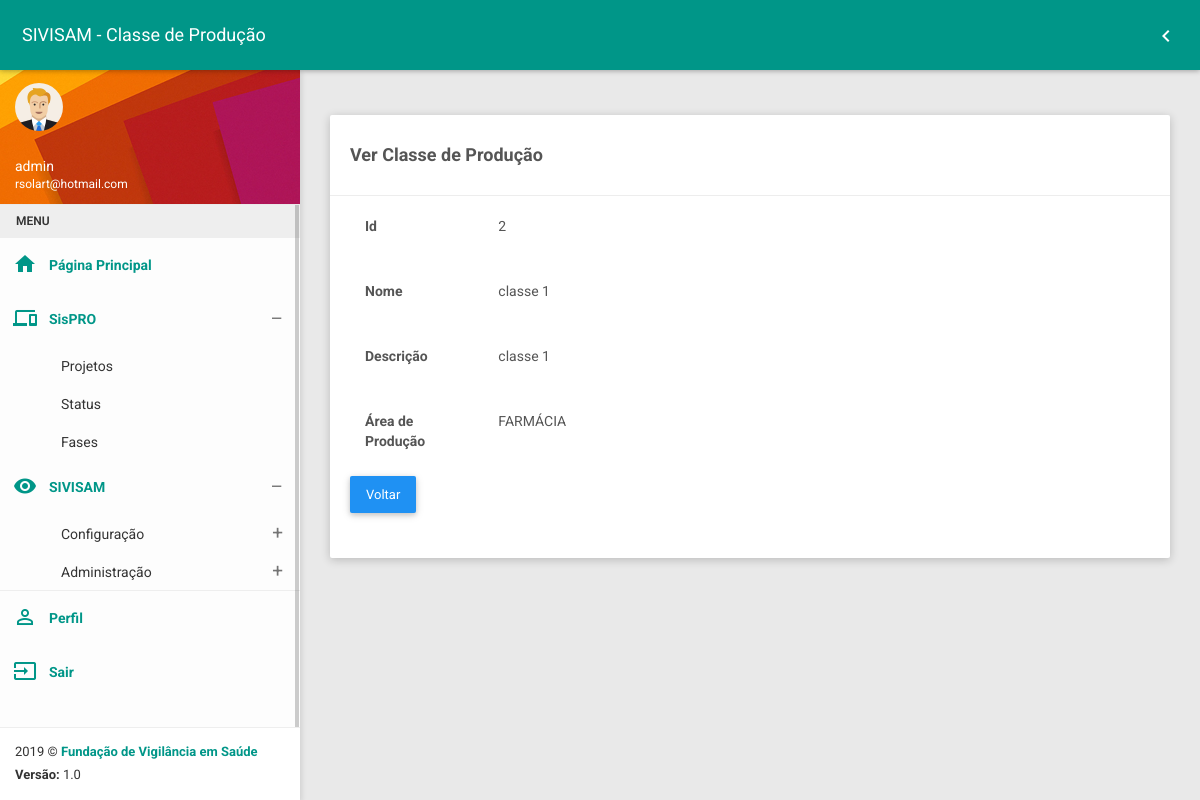
/devisa/classeproducao_view/2 (signed in), run on the app's committed database.
### devisa/models.py (models this page shows, shortened)
class Classeproducao(models.Model):
    cp_nome = models.CharField(verbose_name='nome', max_length=200, default='')
    cp_descricao = models.CharField(verbose_name='descrição', max_length=400, default='')
    area_producao = models.ForeignKey(Areaproducao, on_delete=models.PROTECT)
    class Meta:
        permissions = (
            ('classe_producao_list', 'Pode listar classes de produção'),
            ('classe_producao_create', 'Pode cadastrar classe de produção'),
            ('classe_producao_update', 'Pode editar classe de produção'),
            ('classe_producao_view', 'Pode ver classe de produção'),
            ('classe_producao_delete', 'Pode excluir classe de produção')
        )

class Areaproducao(models.Model):
    ap_nome = models.CharField(verbose_name='nome', max_length=200, default='')
    ap_descricao = models.CharField(verbose_name='descrição', max_length=400, default='')
    class Meta:
        permissions = (
            ('area_producao_list', 'Pode listar áreas de produção'),
            ('area_producao_create', 'Pode cadastrar área de produção'),
            ('area_producao_update', 'Pode editar área de produção'),
            ('area_producao_view', 'Pode ver área de produção'),
            ('area_producao_delete', 'Pode excluir área de produção')
        )
    def __str__(self):
        return self.ap_nome

### devisa/views.py (the view)
# urls.py: path('classeproducao_view/<int:id>', classeproducao_view, name="classeproducao_view"),
@login_required
@permission_required('devisa.classeproducao_view')
def classeproducao_view(request, id):
    model = get_object_or_404(Classeproducao, pk=id)
    return render(request, 'classeproducao/classeproducao_view.html', {'classeproducao': model})

### devisa/templates/classeproducao/classeproducao_view.html (shortened to what this page needs)
{% extends 'base.html' %}
{% load static %}
{% block css %}
    <link href="{% static 'plugins/bootstrap/css/bootstrap.css' %}" rel="stylesheet">
    <link href="{% static 'plugins/node-waves/waves.css' %}" rel="stylesheet" />
    <link href="{% static 'plugins/animate-css/animate.css' %}" rel="stylesheet" />
    <link href="{% static 'plugins/morrisjs/morris.css' %}" rel="stylesheet" />
    <link href="{% static 'css/style.css' %}" rel="stylesheet">
    <link href="{% static 'css/themes/all-themes.css' %}" rel="stylesheet" />
{% endblock %}
{% block title %} SIVISAM - Classe de Produção {% endblock %}
{% block return %}
       <li class="pull-right"><a href="{% url 'classeproducao_list' %}"><i class="material-icons">chevron_left</i></a></li>
{% endblock %}
{% block content %}
<div class="row clearfix">
   <div class="col-lg-12 col-md-12 col-sm-12 col-xs-12">
     <div class="card">
        <div class="header">
            <h4 class="card-title">Ver Classe de Produção</h4>
        </div>
        <div class="body">
            <div class="form-group form-float">
                <label class="col-sm-2 col-form-label">Id</label>
                <div class="col-sm-10"><div class="form-group bmd-form-group is-filled">{{ classeproducao.id }}</div></div>
            </div>
            <div class="form-group form-float">
                <label class="col-sm-2 col-form-label">Nome</label>
                <div class="col-sm-10"><div class="form-group bmd-form-group is-filled">{{ classeproducao.cp_nome }}</div></div>
            </div>
            <div class="form-group form-float">
                <label class="col-sm-2 col-form-label">Descrição</label>
                <div class="col-sm-10"><div class="form-group bmd-form-group is-filled">{{ classeproducao.cp_descricao }}</div></div>
            </div>
            <div class="form-group form-float">
                <label class="col-sm-2 col-form-label">Área de Produção</label>
                <div class="col-sm-10"><div class="form-group bmd-form-group is-filled">{{ classeproducao.area_producao }}</div></div>
            </div>
            <div class="form-group form-float">
                 <a href="{% url 'classeproducao_list' %}" class="btn btn-lg btn-primary">Voltar</a>
            </div>
        </div>
     </div>
   </div>
</div>
{% endblock %}

### templates/base.html (shortened to what this page needs)
{% load static %}
<!DOCTYPE html>
<html>
<head>
    {% block css %}
    {% endblock %}
</head>
<body class="theme-teal">
    <nav class="navbar">
        <div class="container-fluid">
            <div class="navbar-header">
                <a class="navbar-brand" href="javascript:void(0);">{% block title %}{% endblock %}</a>
            </div>
            <div class="collapse navbar-collapse" id="navbar-collapse">
                <ul class="nav navbar-nav navbar-right">
                {% block return %}{% endblock %}
                </ul>
            </div>
        </div>
    </nav>
    <section>
        <aside id="leftsidebar" class="sidebar">
            <div class="user-info">
                <div class="image">
                    <img src="{% static 'images/user.png' %}" width="48" height="48" alt="User" />
                </div>
                <div class="info-container">
                    <div class="name" data-toggle="dropdown" aria-haspopup="true" aria-expanded="false">{{ user.username }}</div>
                    <div class="email">{{ user.email }}</div>
                </div>
            </div>
            <div class="menu">
                <ul class="list">
                    <li class="header">MENU</li>
                    <li class="active">
                        <a href="{% url 'home' %}">
                            <i class="material-icons">home</i>
                            <span>Página Principal</span>
                        </a>
                    </li>
                    <li class="active">
                        {% if perms.sistemasfvs.sistema_list %}
                                <a href="javascript:void(0);" class="menu-toggle">
                                    <i class="material-icons">devices</i>
                                    <span>SisPRO</span>
                                </a>
                        {% endif %}
                        <ul class="ml-menu">
                            <li>
                                <a href="{% url 'sistema_list' %}">
                                    <span>Projetos</span>
                                </a>
                            </li>
                            <li>
                                <a href="{% url 'status_list' %}">
                                    <span>Status</span>
                                </a>
                            </li>
                            <li>
                                <a href="{% url 'fase_list' %}">
                                    <span>Fases</span>
                                </a>
                            </li>
                        </ul>
                    </li>
                    <li class="active">
                        <a href="javascript:void(0);" class="menu-toggle" style="">
                            <i class="material-icons">remove_red_eye</i>
                            <span>SIVISAM</span>
                        </a>
                        <ul class="ml-menu">
                            <li>
                                <a href="javascript:void(0);" class="menu-toggle">
                                    <span>Configuração</span>
                                </a>
                            </li>
                            <li>
                                <a href="javascript:void(0);" class="menu-toggle">
                                    <span>Administração</span>
                                </a>
                            </li>
                        </ul>
                    </li>
                    <li style="border-top: 1px solid #eee;" class="active">
                        <a href="{% url 'perfil' %}">
                            <i class="material-icons">perm_identity</i>
                            <span>Perfil</span>
                        </a>
                    </li>
                    <li class="active">
                        <a href="{% url 'logout' %}">
                            <i class="material-icons">input</i>
                            <span>Sair</span>
                        </a>
                    </li>
                </ul>
            </div>
            <div class="legal">
                <div class="copyright">
                     2019 &copy; <a href="http://www.fvs.am.gov.br">Fundação de Vigilância em Saúde</a>
                </div>
                <div class="version">
                    <b>Versão: </b> 1.0
                </div>
            </div>
        </aside>
    </section>
    <section class="content">
        <div class="container-fluid">
           {% block content %}
           {% endblock %}
        </div>
    </section>
</body>
</html>

### statics/css/themes/all-themes.css (style rules this page uses)
.theme-teal .navbar { background-color: #009688; }
.theme-teal .navbar-brand { color: #fff; }
.theme-teal .nav > li > a { color: #fff; }
.theme-teal .sidebar .menu .list li.active { background-color: transparent; }
.theme-teal .sidebar .menu .list li.active > :first-child i, .theme-teal .sidebar .menu .list li.active > :first-child span { color: #009688; }
.theme-teal .sidebar .menu .list .toggled { background-color: transparent; }
.theme-teal .sidebar .menu .list .ml-menu { background-color: transparent; }
.theme-teal .sidebar .legal { background-color: #fff; }
.theme-teal .sidebar .legal .copyright a { color: #009688 !important; }

### data on the page
Classeproducao: id "2", cp_nome "classe 1", cp_descricao "classe 1", area_producao "FARMÁCIA"

### other printed values
{{ user.username }} "admin"
{{ user.email }} "rsolart@hotmail.com"
